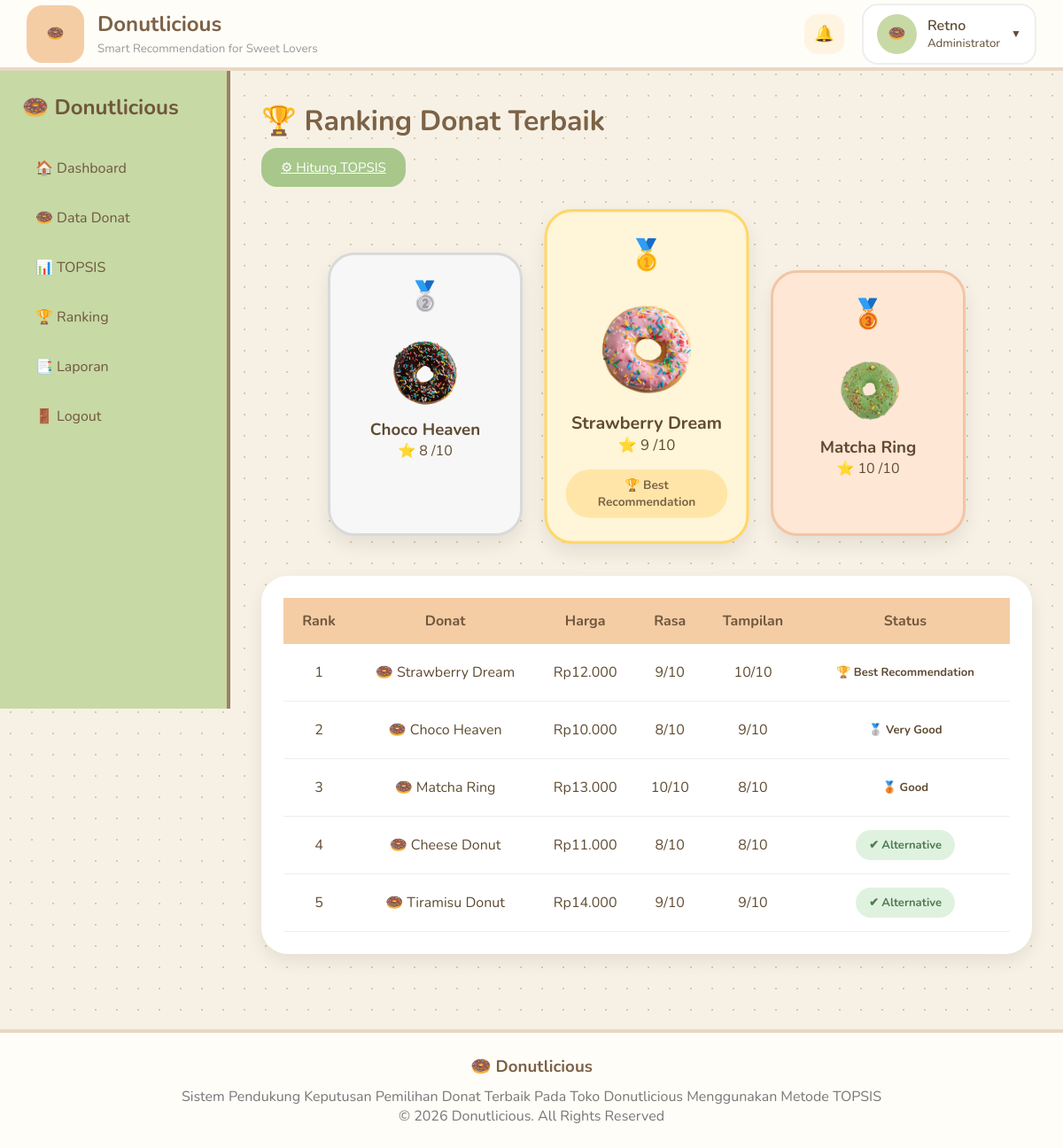
/admin/ranking.php (signed in), run on the app's committed database.
### tables this page shows
CREATE TABLE `donat` (
  `id_donat` int(11) NOT NULL,
  `nama_donat` varchar(100) NOT NULL,
  `harga` int(11) NOT NULL,
  `rasa` int(11) NOT NULL,
  `tampilan` int(11) NOT NULL,
  `gambar` varchar(255) DEFAULT NULL,
  `score` double DEFAULT 0
);

### admin/ranking.php (the view, shortened to what this page needs)
<?php
require_once __DIR__ . "/../config/koneksi.php";
$query = mysqli_query($conn,"
SELECT *
FROM donat
ORDER BY score DESC
");
$ranking=[];
while($row=mysqli_fetch_assoc($query)){
    $ranking[]=$row;
}
?>
<!DOCTYPE html>
<html>
<head>
<link rel="stylesheet"
href="../assets/css/style.css">
</head>
<body>
<?php include "../components/navbar.php"; ?>
<div class="main-wrapper">
<?php include "../components/sidebar_admin.php"; ?>
<div class="content">
<h1>🏆 Ranking Donat Terbaik</h1>
<div class="action-bar">
<a
href="topsis.php"
class="btn-primary">
⚙ Hitung TOPSIS
</a>
</div>
<div class="ranking-container">
<div class="podium second">
<h1>🥈</h1>
<img
src="../assets/img/<?= $ranking[1]['gambar'];?>"
style="width:90px;border-radius:18px;">
<h3>
<?= $ranking[1]['nama_donat'];?>
</h3>
<p>
⭐ <?= $ranking[1]['rasa'];?> /10
</p>
</div>
<div class="podium first">
<h1>🥇</h1>
<img
src="../assets/img/<?= $ranking[0]['gambar'];?>"
style="width:120px;border-radius:20px;">
<h3>
<?= $ranking[0]['nama_donat'];?>
</h3>
<p>
⭐ <?= $ranking[0]['rasa'];?> /10
</p>
<span class="best-badge">
🏆 Best Recommendation
</span>
</div>
<div class="podium third">
<h1>🥉</h1>
<img
src="../assets/img/<?= $ranking[2]['gambar'];?>"
style="width:90px;border-radius:18px;">
<h3>
<?= $ranking[2]['nama_donat'];?>
</h3>
<p>
⭐ <?= $ranking[2]['rasa'];?> /10
</p>
</div>
</div>
<div class="table-card">
<table>
<tr>
<th width="80">Rank</th>
<th>Donat</th>
<th>Harga</th>
<th>Rasa</th>
<th>Tampilan</th>
<th>Status</th>
</tr>
<?php
$no=1;
foreach($ranking as $d){
?>
<tr>
<td>
<?= $no; ?>
</td>
<td>
🍩 <?= $d['nama_donat']; ?>
</td>
<td>
Rp<?= number_format($d['harga'],0,",","."); ?>
</td>
<td>
<?= $d['rasa']; ?>/10
</td>
<td>
<?= $d['tampilan']; ?>/10
</td>
<td>
<?php
if($no==1){
echo "<span class='status juara1'>🏆 Best Recommendation</span>";
}
elseif($no==2){
echo "<span class='status juara2'>🥈 Very Good</span>";
}
elseif($no==3){
echo "<span class='status juara3'>🥉 Good</span>";
}
else{
echo "<span class='status alternatif'>✔ Alternative</span>";
}
?>
</td>
</tr>
<?php
$no++;
}
?>
</table>
</div>
</div>
</div>
<?php include "../components/footer.php"; ?>
</body>
</html>

### assets/css/style.css (style rules this page uses)
* { margin:0; padding:0; box-sizing:border-box; font-family:'Nunito',sans-serif; }
body { background:#f7f1e5; background-image: radial-gradient(#dcc8aa 1px, transparent 1px); background-size:24px 24px; color:#5f4b32; }
.main-wrapper { display:flex; min-height:calc(100vh - 80px); }
.content { flex:1; padding:35px; }
.content h1 { margin-bottom:20px; color:#7c6247; }
.action-bar { margin-bottom:20px; }
.btn-primary { background:#a7c78b; color:white; padding:12px 22px; border-radius:18px; font-size:15px; }
.table-card { background:white; padding:25px; border-radius:30px; box-shadow:0 8px 20px rgba(0,0,0,.08); margin-top:20px; overflow-x:auto; }
table { width:100%; border-collapse:collapse; }
table th { background:#f4cda5; padding:15px; color:#6f573d; }
table td { padding:15px; border-bottom:1px solid #eee; text-align:center; }
.ranking-container { display:flex; justify-content:center; align-items:flex-end; gap:30px; margin:45px 0; flex-wrap:wrap; }
.podium { width:220px; background:#fff; padding:25px 20px; border-radius:30px; text-align:center; border:3px dashed #e8d8c3; box-shadow:0 10px 20px rgba(0,0,0,.08); transition:.35s; cursor:pointer; }
.first { height:360px; background:#FFF5D8; border:3px solid #FFD76A; transform:scale(1.05); }
.second { height:320px; background:#F7F7F7; border:3px solid #D9D9D9; }
.third { height:300px; background:#FFE7D5; border:3px solid #F2C5A5; }
.best-badge { display:inline-block; margin-top:15px; padding:8px 18px; background:#ffe6a8; color:#7c6247; border-radius:30px; font-weight:bold; font-size:13px; }
.status { padding:8px 15px; border-radius:30px; font-size:13px; font-weight:bold; display:inline-block; }
.alternatif { background:#dff2df; color:#4f7a4f; }

### data on the page
donat: gambar (picture), nama_donat "Choco Heaven", rasa "8", harga "10.000", tampilan "9", shows "🥈 Very Good"
donat: gambar (picture), nama_donat "Strawberry Dream", rasa "9", harga "12.000", tampilan "10", shows "🏆 Best Recommendation"
donat: gambar (picture), nama_donat "Matcha Ring", rasa "10", harga "13.000", tampilan "8", shows "🥉 Good"
donat: nama_donat "Cheese Donut", harga "11.000", rasa "8", tampilan "8", shows "✔ Alternative"
donat: nama_donat "Tiramisu Donut", harga "14.000", rasa "9", tampilan "9", shows "✔ Alternative"

### other printed values
$_SESSION['nama_admin'] "Retno"
